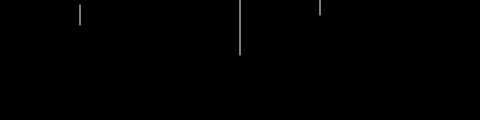
Frame 1 (no input)
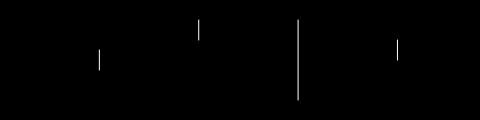
Frame 60 (no input)
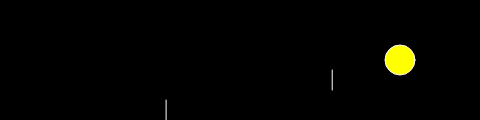
Frame 120 (the mouse pressed at the canvas centre since frame 60)

The p5.js sketch that drew these frames (run headless with seeded random() and noise() and a simulated clock; from frame 60 on, the mouse is pressed at the canvas centre):

// p5.js sketch
// ── sketch.js
var x = 80;
var y = 0;
var speed = 5;
var a = 60;

function setup(){
  createCanvas(480,120);
}

function draw(){
  background(0);
  currentTime = millis();
  stroke(255);
  y += speed;
  line(x,y,x,y+20);
  line(2*x, y-30, 2*x, y+20-30);
  line(3*x, y+50, 3*x, y+20-50);
  line(4*x, y-10, 4*x, y+20-10);
  if (y > height){
    y=0;
    x = random(0, width);
  }
  if(currentTime > 2000){
  fill(255,255,0);
  ellipse(400, a, 30, 30);
}
}
